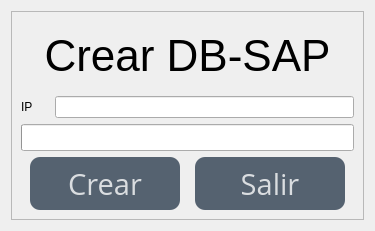
<?xml version="1.0" encoding="UTF-8"?>
<ui version="4.0">
 <class>Form</class>
 <widget class="QWidget" name="Form">
  <property name="geometry">
   <rect>
    <x>0</x>
    <y>0</y>
    <width>375</width>
    <height>231</height>
   </rect>
  </property>
  <property name="windowTitle">
   <string>Form</string>
  </property>
  <layout class="QVBoxLayout" name="verticalLayout">
   <item>
    <widget class="QFrame" name="frame">
     <property name="frameShape">
      <enum>QFrame::StyledPanel</enum>
     </property>
     <property name="frameShadow">
      <enum>QFrame::Raised</enum>
     </property>
     <layout class="QVBoxLayout" name="verticalLayout_2">
      <item>
       <widget class="QLabel" name="label">
        <property name="font">
         <font>
          <pointsize>33</pointsize>
         </font>
        </property>
        <property name="text">
         <string>Crear DB-SAP</string>
        </property>
        <property name="alignment">
         <set>Qt::AlignCenter</set>
        </property>
       </widget>
      </item>
      <item>
       <layout class="QHBoxLayout" name="horizontalLayout_2">
        <item>
         <widget class="QLabel" name="label_2">
          <property name="text">
           <string>IP</string>
          </property>
         </widget>
        </item>
        <item>
         <widget class="QLineEdit" name="ip_line">
          <property name="minimumSize">
           <size>
            <width>50</width>
            <height>0</height>
           </size>
          </property>
          <property name="maximumSize">
           <size>
            <width>299</width>
            <height>16777215</height>
           </size>
          </property>
         </widget>
        </item>
       </layout>
      </item>
      <item>
       <widget class="QProgressBar" name="progressBar">
        <property name="enabled">
         <bool>true</bool>
        </property>
        <property name="minimumSize">
         <size>
          <width>17</width>
          <height>27</height>
         </size>
        </property>
        <property name="value">
         <number>0</number>
        </property>
        <property name="textVisible">
         <bool>false</bool>
        </property>
       </widget>
      </item>
      <item>
       <layout class="QHBoxLayout" name="horizontalLayout">
        <item>
         <widget class="QPushButton" name="btn_crear">
          <property name="minimumSize">
           <size>
            <width>47</width>
            <height>53</height>
           </size>
          </property>
          <property name="maximumSize">
           <size>
            <width>150</width>
            <height>16777215</height>
           </size>
          </property>
          <property name="font">
           <font>
            <family>Open Sans</family>
            <pointsize>22</pointsize>
           </font>
          </property>
          <property name="styleSheet">
           <string notr="true">QPushButton{
	background-color:rgba(85,98,112,255);
	color:rgba(255,255,255,200);
	border-radius:10px;
}

QPushButton:pressed{
	padding-left:5px;
	padding-top:5px;
	background-color:rgba(255,107,107,255);
	color:rgba(255,255,255,200);
	background-position:calc(100% - 10px)center;
}

QPushButton:hover{
	background-color:rgba(255,107,107,255);
}

</string>
          </property>
          <property name="text">
           <string>Crear</string>
          </property>
          <property name="iconSize">
           <size>
            <width>36</width>
            <height>36</height>
           </size>
          </property>
         </widget>
        </item>
        <item>
         <widget class="QPushButton" name="btn_cerrar">
          <property name="minimumSize">
           <size>
            <width>47</width>
            <height>53</height>
           </size>
          </property>
          <property name="maximumSize">
           <size>
            <width>150</width>
            <height>16777215</height>
           </size>
          </property>
          <property name="font">
           <font>
            <family>Open Sans</family>
            <pointsize>22</pointsize>
           </font>
          </property>
          <property name="styleSheet">
           <string notr="true">QPushButton{
	background-color:rgba(85,98,112,255);
	color:rgba(255,255,255,200);
	border-radius:10px;
}

QPushButton:pressed{
	padding-left:5px;
	padding-top:5px;
	background-color:rgba(255,107,107,255);
	color:rgba(255,255,255,200);
	background-position:calc(100% - 10px)center;
}

QPushButton:hover{
	background-color:rgba(255,107,107,255);
}

</string>
          </property>
          <property name="text">
           <string>Salir</string>
          </property>
          <property name="iconSize">
           <size>
            <width>36</width>
            <height>36</height>
           </size>
          </property>
         </widget>
        </item>
       </layout>
      </item>
     </layout>
    </widget>
   </item>
  </layout>
 </widget>
 <resources/>
 <connections/>
</ui>
